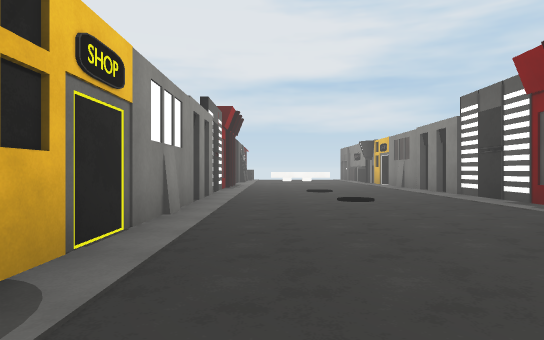
View 1 (above)

12 first-person views from a walk through a scene from a Unity 3-D project. The camera is 1.3 m above the floor, looks level and sees 75° across. The floor is counted in squares, 2.22 m on a side. Each view is taken from the middle of a square. On the plan, view 1 faces up. The plan holds only what a view shows up to about 10 squares ahead; the rest is blank. The place goes on beyond the plan. The player is left out. Some animated figures are not drawn. Surface patterns are stand-ins for the level's own textures.

View 2
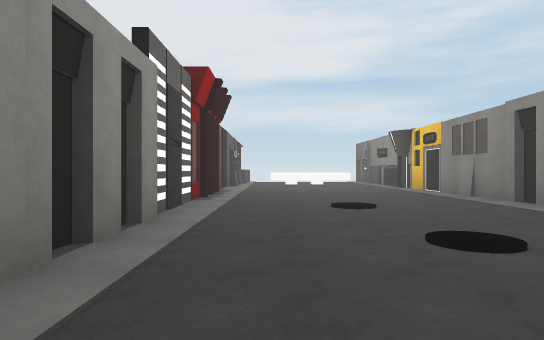

View 3
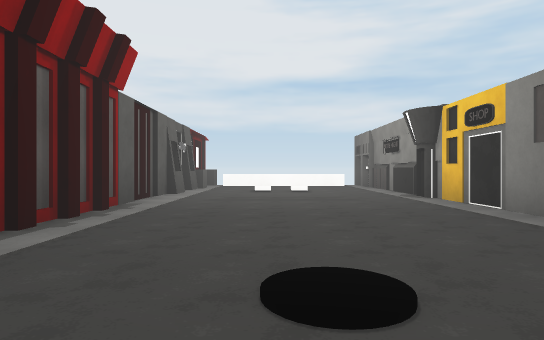

View 4
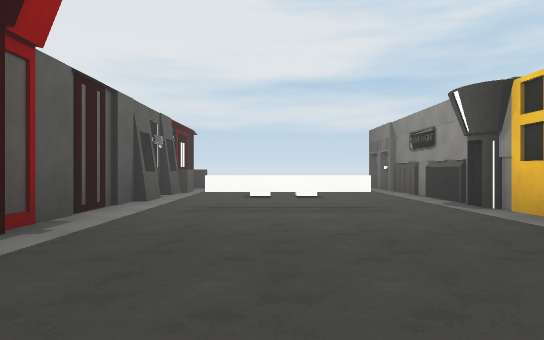

View 5
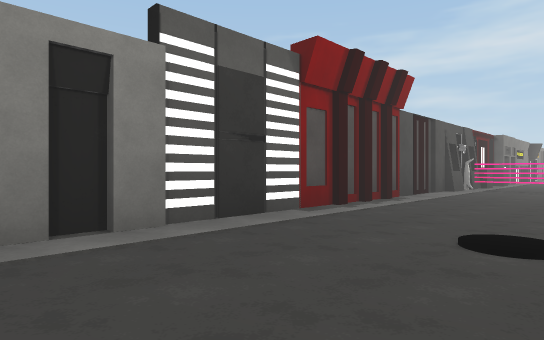

View 6
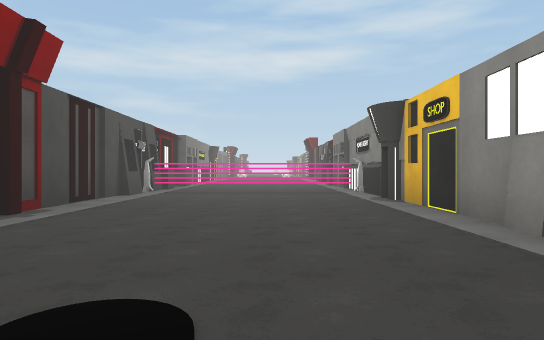

View 7
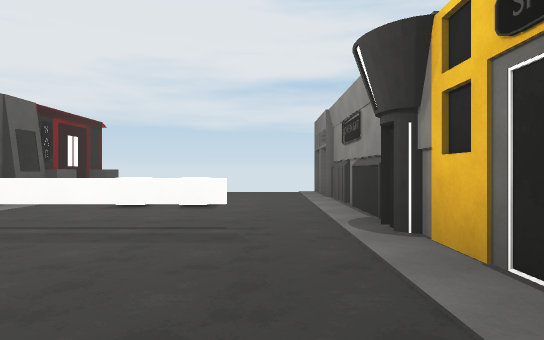

View 8
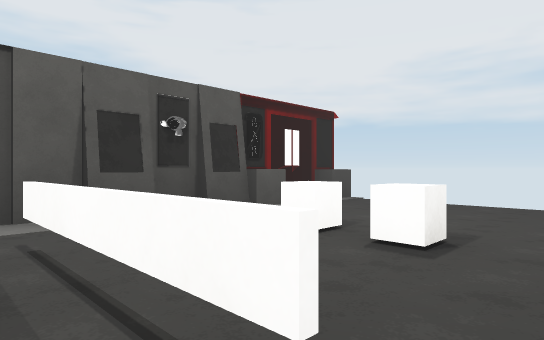

View 9
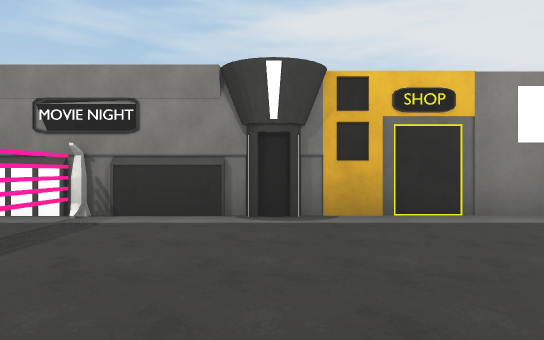

View 10
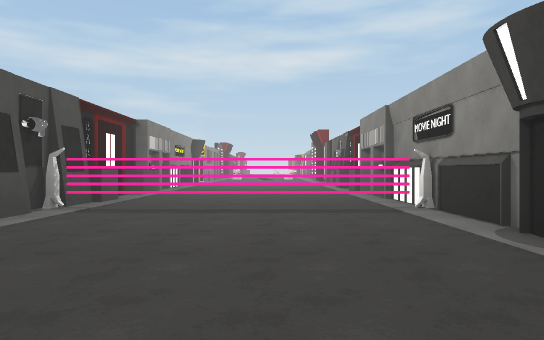

View 11
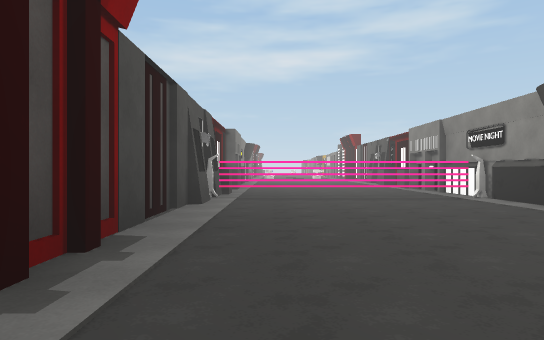

View 12
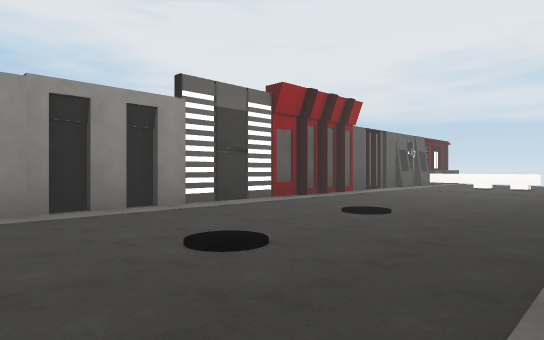

### Floor plan
Key: @ floor where view 1 was taken; # wall or solid block; . floor; = window, fence, low wall or low ledge; O other object.
Columns run from 2 left of view 1 to 5 right of it. Each row starts with its distance up from view 1.
 22 ##
 21 ##.....O
 20 #......O
 19 #......O
 18 #..OO..O
 17 #......O
 16 #.#==..O
 15 #......O
 14 #......O
 13 #......
 12 #......
 11 #......
 10 #......#
  9 #......#
  8 O......#
  7 O......#
  6 O......#
  5  ......#
  4 #......#
  3 #......#
  2 #......#
  1 O......#
  0 #.@....#
 -1 #.....##
 -2 #O====##
 -3  O....#
 -4  O    #

Where each view was taken, in squares from view 1:
view 1: 0 up, 0 right, facing up
view 2: 4 up, 0 right, facing up
view 3: 8 up, 1 right, facing up
view 4: 10 up, 1 right, facing up
view 5: 10 up, 1 right, facing down-right
view 6: 8 up, 1 right, facing down
view 7: 12 up, 3 right, facing up
view 8: 15 up, 3 right, facing up-left
view 9: 1 up, 3 right, facing left
view 10: 4 up, 1 right, facing down
view 11: 6 up, 3 right, facing down
view 12: 5 up, 4 right, facing up-left
